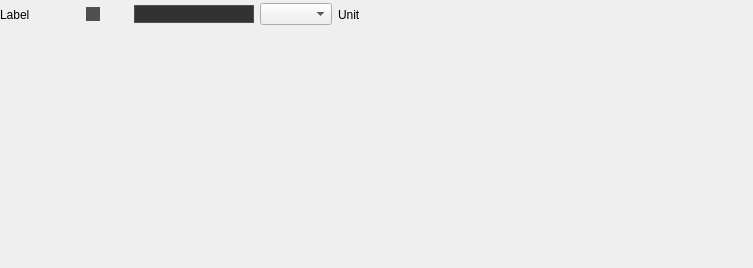
<?xml version="1.0" encoding="UTF-8"?>
<ui version="4.0">
 <class>ArgInfoGUI</class>
 <widget class="QWidget" name="ArgInfoGUI">
  <property name="geometry">
   <rect>
    <x>0</x>
    <y>0</y>
    <width>753</width>
    <height>268</height>
   </rect>
  </property>
  <property name="sizePolicy">
   <sizepolicy hsizetype="MinimumExpanding" vsizetype="MinimumExpanding">
    <horstretch>0</horstretch>
    <verstretch>0</verstretch>
   </sizepolicy>
  </property>
  <property name="minimumSize">
   <size>
    <width>0</width>
    <height>30</height>
   </size>
  </property>
  <property name="windowTitle">
   <string>Form</string>
  </property>
  <widget class="QWidget" name="horizontalLayoutWidget">
   <property name="geometry">
    <rect>
     <x>0</x>
     <y>0</y>
     <width>379</width>
     <height>29</height>
    </rect>
   </property>
   <layout class="QHBoxLayout" name="argLayout">
    <item>
     <widget class="QLabel" name="argLabel">
      <property name="minimumSize">
       <size>
        <width>80</width>
        <height>0</height>
       </size>
      </property>
      <property name="text">
       <string>Label</string>
      </property>
     </widget>
    </item>
    <item>
     <widget class="QCheckBox" name="argCheck">
      <property name="styleSheet">
       <string notr="true">QCheckBox::indicator::unchecked {background: rgb(79,79,79);}
QCheckBox::indicator::checked {background: rgb(255, 157, 38);}</string>
      </property>
      <property name="text">
       <string/>
      </property>
     </widget>
    </item>
    <item>
     <widget class="QLineEdit" name="argEdit">
      <property name="maximumSize">
       <size>
        <width>120</width>
        <height>16777215</height>
       </size>
      </property>
      <property name="styleSheet">
       <string notr="true">QLineEdit { background: rgb(50, 50, 50); border: 1px solid rgb(79, 79, 79) }</string>
      </property>
     </widget>
    </item>
    <item>
     <widget class="QComboBox" name="argCombo">
      <property name="maximumSize">
       <size>
        <width>120</width>
        <height>16777215</height>
       </size>
      </property>
     </widget>
    </item>
    <item>
     <widget class="QLabel" name="argUnits">
      <property name="text">
       <string>Unit</string>
      </property>
     </widget>
    </item>
   </layout>
  </widget>
 </widget>
 <resources/>
 <connections/>
</ui>
